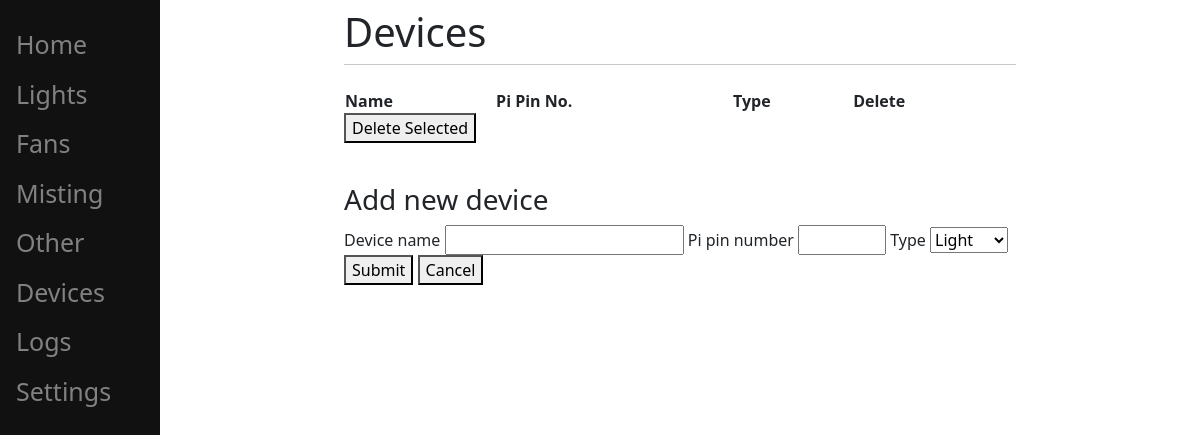
The app's page /devices/, older data.
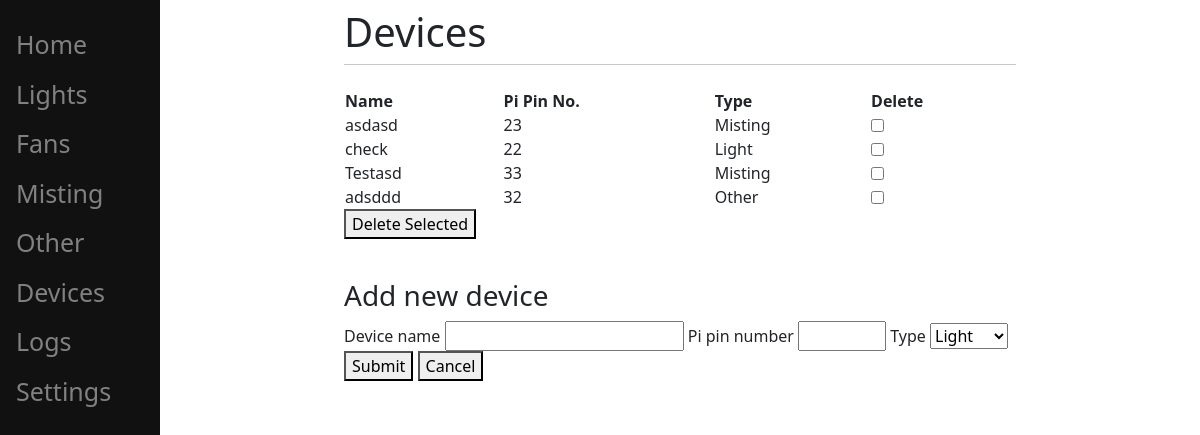
The same page, newer data.
### guiControl/models.py (models this page shows, shortened)
class Device(models.Model):
    id = models.AutoField(primary_key=True)
    name = models.CharField(max_length=100, unique=True)
    pin_number = models.IntegerField(default=0, unique=True)
    type = models.CharField(max_length=100)
    status = models.CharField(max_length=100, default="Dummy")
    is_disabled = models.BooleanField(default=False)

### guiControl/views.py (the view, shortened to what this page needs)
# urls.py: path('devices/', views.devices, name='devices'),
def devices(response):
    return render(response, "guiControl/devices.html", {'devices':Device.objects.all()})

### guiControl/templates/guiControl/devices.html (shortened to what this page needs)
{% extends 'guiControl/base.html' %}
{% block pageTitle %}Devices{% endblock %}
{% block content %}
<form method="post" ,action="#">
    <table style="width:100%">
        <tr>
            <th>Name</th>
            <th>Pi Pin No.</th>
            <th>Type</th>
            <th>Delete</th>
        </tr>
        {% for device in devices %}
        <tr>
            <td>{{device.name}}</td>
            <td>{{device.pin_number}}</td>
            <td>{{device.type}}</td>
            <td><input type="checkbox" name="delete-device_{{device.id}}"></button></td>
        </tr>
        {%endfor%}
    </table>
    <button type="submit"  name="delete_devices" value='delete_devices'>Delete Selected</button>
</form>
<br>
<h3>Add new device</h3>
<form method="post" ,action="#">
    <a>Device name</a>
    <input type="text" name="device_name" required>
    <a>Pi pin number</a>
    <input type="number" name="pin_number" min='1' max='40' required>
    <a>Type</a>
    <select name="type" required>
        <option value="Light">Light</option>
    </select>
    <button type="submit"  name="submit" value='submit_data'>Submit</button>
    <button type="reset"  name="cancel" value='cancel_form'>Cancel</button>
</form>
{% endblock %}

### guiControl/templates/guiControl/base.html (shortened to what this page needs)
<html>
  <head>
    {% load static %}
    <link
      href="https://cdn.jsdelivr.net/npm/bootstrap@5.0.2/dist/css/bootstrap.min.css"
      rel="stylesheet"
    />
  </head>
  <body>
    <div class="sidenav">
      <a href="/">Home</a>
      <a href="/lights/">Lights</a>
      <a href="/fans/">Fans</a>
      <a href="/misting/">Misting</a>
      <a href="/other_devices/">Other</a>
      <a href="/devices/">Devices</a>
      <a href="/daemon_logs/">Logs</a>
      <a href="/settings/">Settings</a>
    </div>
    <div id="content, name=" content, class="main">
      <div class="row justify-content-center">
        <div class="col-8">
          <h1 class="mt-2">{% block pageTitle %}{% endblock %}</h1>
          <hr class="mt-0 mb-4" />
          {% block content %} {% endblock %}
        </div>
      </div>
    </div>
  </body>
</html>

### guiControl/templates/guiControl/base.html (style rules this page uses)
.sidenav { height: 100%; width: 160px; position: fixed; z-index: 1; top: 0; left: 0; background-color: #111; overflow-x: hidden; padding-top: 20px; }
.sidenav a { padding: 6px 8px 6px 16px; text-decoration: none; color: #818181; font-size: 25px; display: block; }
.main { margin-left: 160px; padding: 0px 10px; }

Row changes from the older to the newer data that the page shows:
added Device: name "asdasd", pin_number "23", type "Misting"
added Device: name "check", pin_number "22", type "Light"
added Device: name "Testasd", pin_number "33", type "Misting"
added Device: name "adsddd", pin_number "32", type "Other"
